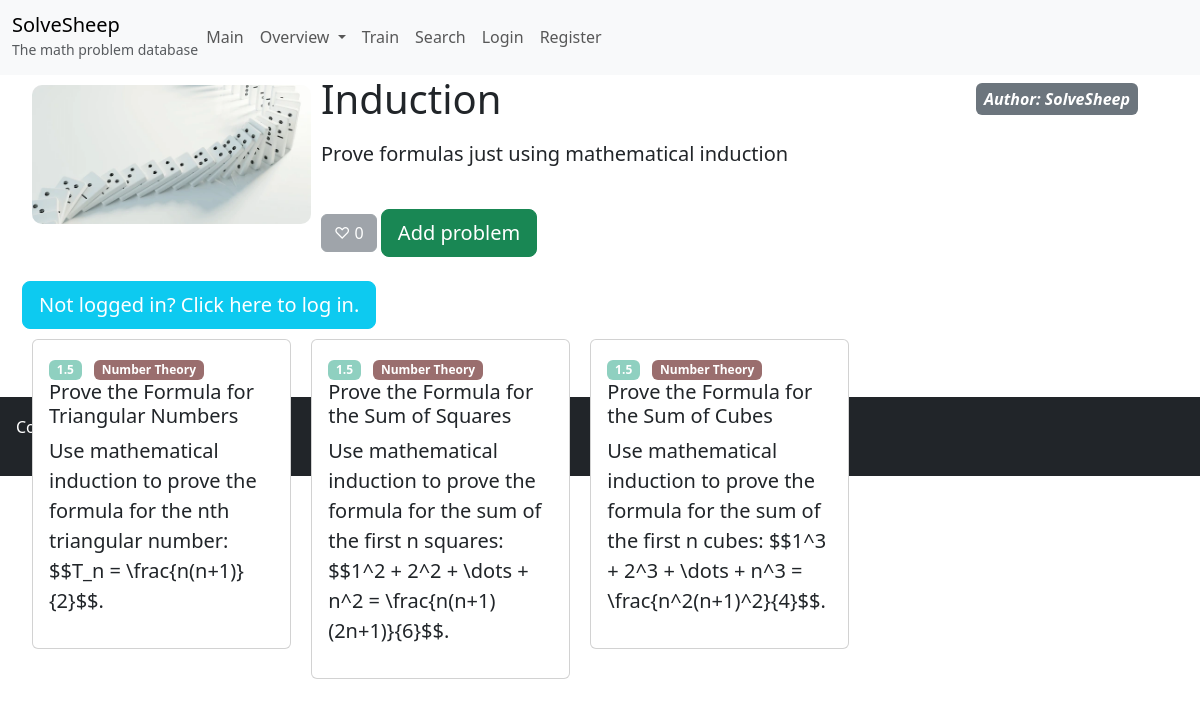
Before: /training/bundle/2/ with the older database file.
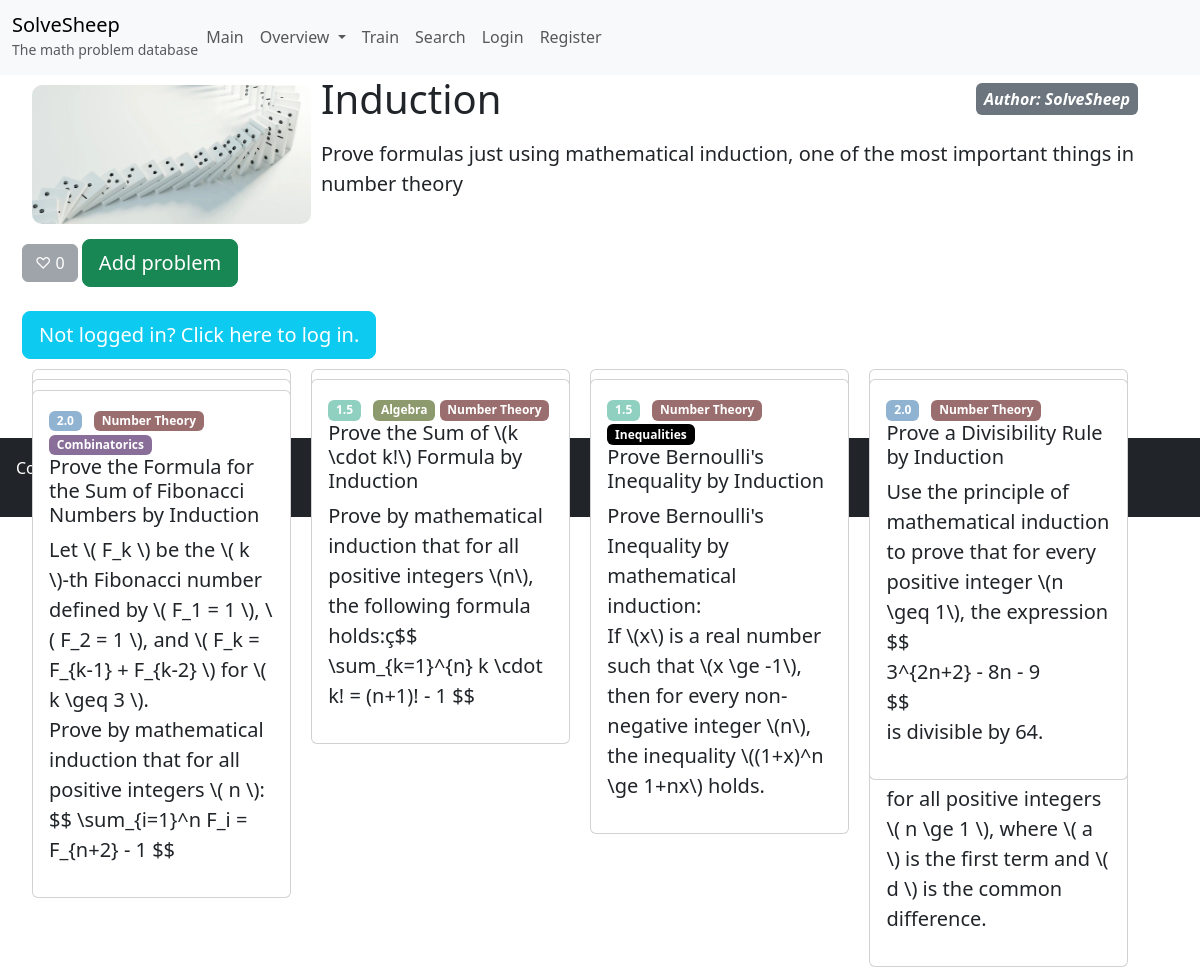
After: the same page with the newer database file.
### MainApp/models.py (models this page shows, shortened)
class Bundle(models.Model):
    title = models.CharField(max_length=50)
    description = models.CharField(max_length=1000, blank=True, null=True)
    image = models.ImageField(blank=True, null=True, upload_to="bundles/")
    problems = models.ManyToManyField(Problem, related_name="Problems", blank=True)
    author = models.ForeignKey(User, on_delete=models.SET_NULL, null=True, blank=True)
    likes = models.ManyToManyField(User, related_name='liked_bundles', blank=True)
    likes_count = models.IntegerField(default=0)
    created = models.DateTimeField(auto_now_add=True)
    updated = models.DateTimeField(auto_now=True)
    needs_reload = models.BooleanField(default=False)
    relodeable = models.BooleanField(default=False)

class Problem(models.Model):
    title = models.CharField(max_length=50)
    text = models.CharField(max_length=1000, blank=True, null=True)
    image = models.ImageField(blank=True, null=True, upload_to="problems/")
    video = models.URLField(blank=True, null=True)
    author = models.ForeignKey(User, on_delete=models.SET_NULL, null=True, blank=True)
    type_tags = models.ManyToManyField(TypeTag, null=True, blank=True)
    dif_tag = models.ForeignKey(DifTag, null=True, blank=True, on_delete=models.SET_NULL)
    likes = models.ManyToManyField(User, related_name='liked_problems', blank=True)
    likes_count = models.IntegerField(default=0)
    created = models.DateTimeField(auto_now_add=True)
    updated = models.DateTimeField(auto_now=True)
    def class_name(self):
        return self.__class__.__name__

class DifTag(models.Model):
    name = models.FloatField()
    color = models.CharField(max_length=7, validators=[hex_color_validator], default="#000000")

class TypeTag(models.Model):
    name = models.CharField(max_length=30)
    color = models.CharField(max_length=7, validators=[hex_color_validator], default="#000000")

### Training/views.py (the view)
# urls.py: path("bundle/<int:bund_id>/", Open_bundle, name="Bundle"),
def Open_bundle(request, bund_id):
    bund = get_object_or_404(Bundle, id=bund_id)
    return render(request, 'bundle_interface.html', {
        'bund':bund,
        'Card_objs':bund.problems.all()
    })

### MainApp/templatetags/latex_safe_truncate.py (called while the page is built)
@register.filter
def latex_truncate(text, max_words=30):
    if not text:
        return ""
    blocks = LATEX_PATTERN.findall(text)
    clean_text = LATEX_PATTERN.sub("<<<LATEX>>>", text)
    words = clean_text.split()
    if len(words) <= int(max_words):
        return text  # no truncar
    truncated = " ".join(words[:int(max_words)]) + " …"
    for block in blocks:
        truncated = truncated.replace("<<<LATEX>>>", block, 1)
    return truncated

### Training/templates/bundle_interface.html (shortened to what this page needs)
{% extends "base.html" %}
{% block content %}
<div class="container" style="margin-left: 10px;">
  {% if bund.image %}
    <img src="{{ bund.image.url }}"
         style="float: left; width: 25%; height: 100%; object-fit: cover; border-radius: 10px; margin: 10px; margin-bottom: 0;">
  {% endif %}
<div class="d-flex justify-content-between align-items-center mb-3">
    <h1 class="mb-0">{{ bund.title }}</h1>
    {% if bund.author %}
        <a href="{% url 'UserInterface' bund.author %}">
          <h2 class="mb-0 text-end">
            <span class="badge bg-secondary fs-6 p-2 fst-italic">
                Author: {{ bund.author }}
            </span>
        </h2>
        </a>
    {% endif %}
</div>
  <p class="fs-5">{{ bund.description }}</p>
  <br>
  <button id="LikeBTN" {% if request.user.is_authenticated %} class="btn btn-success btn-lg" {% else %} class ="btn btn-secondary" disabled {% endif %}>
    <span id="likes-emoji">
      {% if request.user in bund.likes.all %}
        ♥︎
      {% else %}
        ♡
      {% endif %}
    </span>
    <span id="likes-count">{{bund.likes_count}}</span>
  </button>
  <a href="{% url 'Create_Problem' bund.id %}" id="LikeBTN" class="btn btn-success btn-lg">Add problem</a>
  <br><br>
  {% if not request.user.is_authenticated %}
    <a href="{% url 'Login' %}" class="btn btn-info btn-lg" style="color: white;">
     Not logged in? Click here to log in.
    </a>
  {% endif %}
  <div>
    {% include 'grid_display.html' %}
  </div>
<br>
{% endblock %}

### MainApp/templates/grid_display.html (shortened to what this page needs)
{% extends 'masonry_grid_system.html' %}
{% load latex_safe_truncate %}
{% block content %}
{% for card_obj in Card_objs|slice:":80" %}
  {% if card_obj.class_name == "Problem" %}
    <div class="masonry-grid-item">
      <a href="{% url 'Problem' card_obj.id %}" style="text-decoration: none;">
        <div class="card hover-effect" style="overflow: hidden;">
          <div class="card-body">
            <div>
              <span class="badge"
                    style="background-color: {{ card_obj.dif_tag.color }}; color: white; margin-right: 8px;">
                {{ card_obj.dif_tag.name }}
              </span>
              {% for type in card_obj.type_tags.all %}
                <span class="badge"
                      style="background-color: {{ type.color }}; color: white;">
                  {{ type.name }}
                </span>
              {% endfor %}
            </div>
            <h5 class="card-title">{{ card_obj.title }}</h5>
            <p class="fs-5">{{ card_obj.text|linebreaksbr|latex_truncate:100 }}</p>
          </div>
        </div>
      </a>
    </div>
  {% endif %}
{% endfor %}
{% endblock %}

Changed rows visible on the page:
no longer on this page (row unchanged): Problem: dif_tag.name "1.5", title "Prove the Formula for Triangular Numbers", text|latex_truncate "Use mathematical induction to prove the formula for the nth triangular number: $$T_n = \\frac{n(n+1)}{2}$$.", TypeTag (name "Number Theory")
no longer on this page (row unchanged): Problem: dif_tag.name "1.5", title "Prove the Formula for the Sum of Squares", text|latex_truncate "Use mathematical induction to prove the formula for the sum of the first n squares: $$1^2 + 2^2 + \\dots + n^2 = \\frac{n(n+1)(2n+1)}{6}$$.", TypeTag (name "Number Theory")
no longer on this page (row unchanged): Problem: dif_tag.name "1.5", title "Prove the Formula for the Sum of Cubes", text|latex_truncate "Use mathematical induction to prove the formula for the sum of the first n cubes: $$1^3 + 2^3 + \\dots + n^3 = \\frac{n^2(n+1)^2}{4}$$.", TypeTag (name "Number Theory")
changed Bundle "Induction": description "Prove formulas just using mathematical induction" → "Prove formulas just using mathematical induction, one of the most important things in number theory"
added Problem: text|latex_truncate "for all positive integers \\( n \\ge 1 \\), where \\( a \\) is the first term and \\( d \\) is the common difference."
added Problem: dif_tag.name "1.5", title "Prove the Sum of \\(k \\cdot k!\\) Formula by Induction", text|latex_truncate "Prove by mathematical induction that for all positive integers \\(n\\), the following formula holds:ç$$ \\sum_{k=1}^{n} k \\cdot k! = (n+1)! - 1 $$", TypeTag (name "Number Theory")
now on this page (row unchanged): TypeTag: name "Algebra"
added Problem: dif_tag.name "1.5", title "Prove Bernoulli's Inequality by Induction", text|latex_truncate "Prove Bernoulli's Inequality by mathematical induction: If \\(x\\) is a real number such that \\(x \\ge -1\\), then for every non-negative integer \\(n\\), the inequality \\((1+x)^n \\ge 1+nx\\) holds.", TypeTag (name "Number Theory")
now on this page (row unchanged): TypeTag: name "Inequalities", shown under "1.5"
added Problem: dif_tag.name "2.0", title "Prove a Divisibility Rule by Induction", text|latex_truncate "Use the principle of mathematical induction to prove that for every positive integer \\(n \\geq 1\\), the expression $$ 3^{2n+2} - 8n - 9 $$ is divisible by 64.", TypeTag (name "Number Theory")
added Problem: dif_tag.name "2.0", title "Prove the Formula for the Sum of Fibonacci Numbers by Induction", text|latex_truncate "Let \\( F_k \\) be the \\( k \\)-th Fibonacci number defined by \\( F_1 = 1 \\), \\( F_2 = 1 \\), and \\( F_k = F_{k-1} + F_{k-2} \\) for \\( k \\geq 3 \\). Prove by mathematical induction that for all positive integers \\( n \\): $$ \\sum_{i=1}^n F_i = F_{n+2} - 1 $$", TypeTag (name "Number Theory")
now on this page (row unchanged): TypeTag: name "Combinatorics", shown under "2.0"
